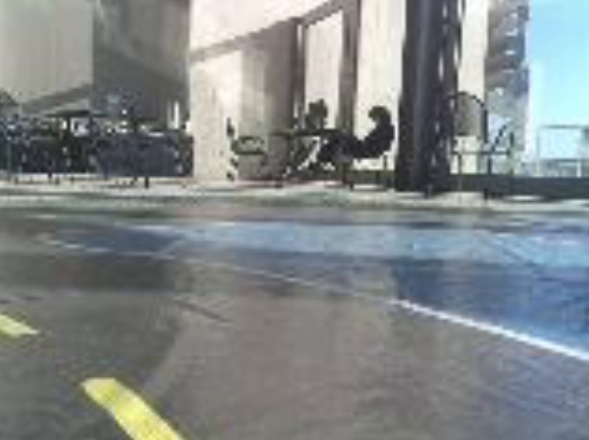
#> input picture frame 39 of lap5.mp4, 1178 x 880 px, given in place of lap2.mp4, which was not available (shown at 1/2 size)
$ python line_follow.py
#> lines starting #> are read from the running program, lines starting #| are printed output that depends on the picture; after the words box and inside, x2 and y2 are one past the last pixel; in counts of white or black regions, pixels touching at a corner belong together; pictures that were not available may be replaced by others from this repository, and a replacement may not be noted
### lane_detection.py
import cv2
import numpy as np
import controller_class as mC

# [52 lines left out: functions in_bounds, previous_weight, find_canny, not called in this run]

def region_of_interest(image, width, height): #function for extracting region of interest

    # identify bounds in (x,y) format
    # currently targeting the lower half of the image
    bounds = np.array([[[100,height],[100,height/2],[width-100,height/2],[width-100,height]]],dtype=np.int32)

    # creates mask and returns specified region
    mask=np.zeros_like(image)
    cv2.fillPoly(mask,bounds,[255,255,255])
    masked_image = cv2.bitwise_and(image,mask)
    return masked_image

# [175 lines left out: functions draw_lines, get_coordinates, compute_average_lines, main, not called in this run]

# [2 lines that do not run on import are left out]

### controller_class.py
import numpy as np

class motorController():
    def getControllerVal(self, xAvg, yAvg, width, height):
        # getter function to get steering and throttle
        angle = self.calcAngle(xAvg,yAvg,width,height)

        steering = self.calcSteering(angle)
        throttle = self.calcThrottle(angle)

        self.steering = steering
        self.throttle = throttle

        return angle, steering, throttle

    def steeringLine(self, angle, throttle, frameWidth, frameHeight):
        # implement visual aid to show direction on frame

        # ensure that first point is bottom-center of img
        x1 = int(frameWidth/2); y1 = int(frameHeight)

        # scale line based on throttle val
        hypo_max = np.sqrt(x1**2 + y1**2)
        hypo = (hypo_max * throttle)/1.5

        x2 = int(x1 + hypo*np.cos(angle))
        y2 = int(y1 - hypo*np.sin(angle))

        return x1, x2, y1, y2

    def calcAngle(self, xAvg, yAvg, width, height):
        # calculate angle in radians based on given points
        x1 = int(width/2); x = xAvg - x1
        y = height - yAvg

        angle = np.arctan2(y,x)

        return angle

    def calcSteering(self, angle):
        # calculate a steering value based on angle calculated

        # angle interval: [-pi, pi]
        # servo interval: [0, 1] -> not sure if 0 is left and right
        # will assume 0.5 maps to pi/2, 0 maps to 1, 0 maps to pi
        angle2steering_constant = -1/np.pi

        if angle > 0:
            steering = angle2steering_constant*(angle - np.pi/2) + 0.5
        else:
            # car will only accept [0, 1], so set to 0 if negative angle
            steering = 0

        return steering

    def calcThrottle(self, angle):
        # calculate throttle value

        ## increase throttle based on angle
        # throttle interval: [0.05, 0.2]
        slope = (0.2-0.05)/(np.pi/2)
        throttle = slope*angle + 0.05

        return throttle

### line_follow.py
import cv2
import numpy as np
import controller_class as mC
from lane_detection import region_of_interest

def single_contour(frame, thresh):
        # calculate moments of binary image
        M = cv2.moments(thresh)

        # calculate x,y coordinate of center
        if M["m00"] != 0:
            cX = int(M["m10"] / M["m00"])
            cY = int(M["m01"] / M["m00"])
        else:
            # divide by 0 error
            cX, cY = 0, 0

        # put text and highlight the center
        cv2.circle(frame, (cX, cY), 5, (0, 255, 0), -1)
        cv2.putText(frame, "centroid", (cX - 25, cY - 25),cv2.FONT_HERSHEY_SIMPLEX, 0.5, (0, 255, 0), 2)

        return cX, cY

def multi_contour(frame, thresh):
    # find contours in the binary image
    contours, rest = cv2.findContours(thresh,cv2.RETR_TREE,cv2.CHAIN_APPROX_SIMPLE)

    # find each centroid
    xAvg = 0; yAvg = 0 # to be used to find average x and y value
    zeroCounter = 0

    for c in contours:
        # calculate moments for each contour
        M = cv2.moments(c)

        # calculate x,y coordinate of center
        if M["m00"] != 0:
            cX = int(M["m10"] / M["m00"])
            cY = int(M["m01"] / M["m00"])
        else:
            # divide by 0 error
            cX, cY = 0, 0
            zeroCounter += 1

        # find sum of contours
        xAvg += cX; yAvg += cY

        # add indicator onto image
        cv2.circle(frame, (cX, cY), 5, (0, 255, 0), -1)
        cv2.putText(frame, "yellow", (cX - 25, cY - 25),cv2.FONT_HERSHEY_SIMPLEX, 0.5, (0, 255, 0), 2)

    # find controller inputs
    if (len(contours) - zeroCounter) != 0:
        xAvg /= (len(contours) - zeroCounter)
        yAvg /= (len(contours) - zeroCounter)
    else:
        xAvg = 500; yAvg = 500

    return xAvg, yAvg

def main(video=cv2.VideoCapture("lap2.mp4")):
    # lap1.mp4 is unedited full track
    # lap2.mp4 is right turn tester
    # lap3.mp4 is edited full track
    # lap4.mp4 is straight tester
    # lap5.mp4 is left turn tester

    # initialize controller class
    car = mC.motorController()

    # needed to run file as main and as import
    True_Counter = True

    while True_Counter:
        if __name__ == '__main__':
            ret, orig_frame = video.read()
#> orig_frame is the input picture: shape (880, 1178, 3); mean B, G, R 135.3, 134.8, 129.2
        else:
            orig_frame = video

        # Reading the image file
        frame_copy = np.copy(orig_frame)
        height = frame_copy.shape[0]
#> height = 880
        width  = frame_copy.shape[1]
#> width = 1178
        frame = region_of_interest(frame_copy,width,height)
#> in region_of_interest, `cv2.fillPoly(mask,bounds,[255,255,255])`:
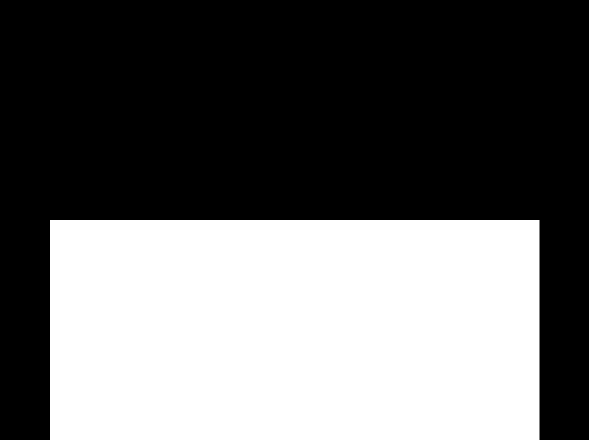
#> mask: shape (880, 1178, 3) (shown at 1/2 size); 41.6% white; 1 white region, box (x1, y1, x2, y2) and area: (100, 440, 1079, 880) 430760
#> in region_of_interest, `masked_image = cv2.bitwise_and(image,mask)`:
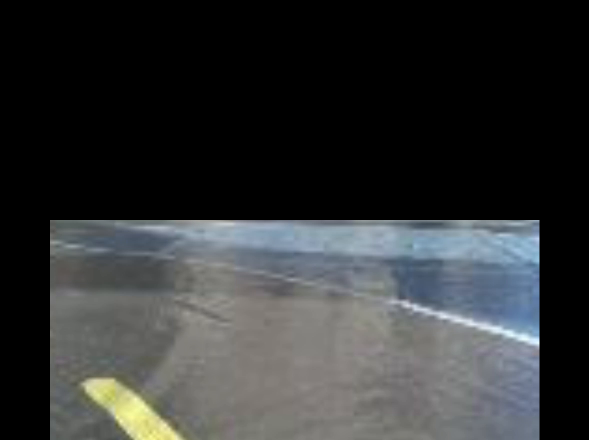
#> masked_image: shape (880, 1178, 3) (shown at 1/2 size); mean B, G, R 52.4, 51.8, 49.9

        # HSV detection for yellow
        hsv = cv2.cvtColor(frame, cv2.COLOR_BGR2HSV)
#> hsv: shape (880, 1178, 3); mean H, S, V 27.4, 11.8, 54.5
        lower = np.array([20, 50, 150], dtype="uint8")
        upper = np.array([50, 100, 200], dtype="uint8")
        mask = cv2.inRange(hsv, lower, upper)
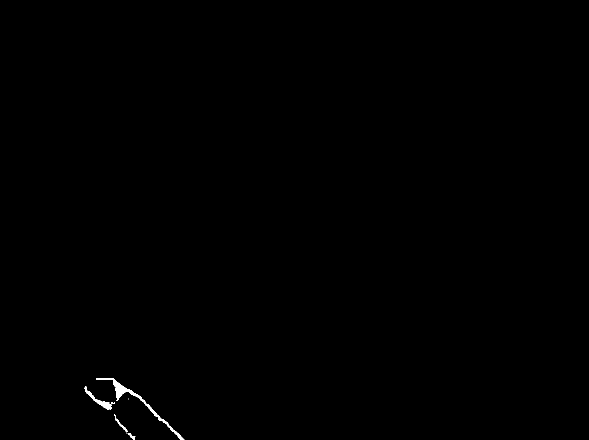
#> mask: shape (880, 1178) (shown at 1/2 size); 0.21% white; 7 white regions (3 under 20 px), largest, box (x1, y1, x2, y2) and area: (192, 756, 369, 880) 1420, (169, 772, 230, 820) 529, (228, 829, 255, 865) 144, (256, 867, 271, 880) 73
        res = cv2.bitwise_and(frame,frame, mask= mask)

        # convert image to grayscale image
        gray_image = cv2.cvtColor(res, cv2.COLOR_BGR2GRAY)

        # convert the grayscale image to binary image
        ret, thresh = cv2.threshold(gray_image,127,255,0)

        ## find controller inputs for one contour
        xAvg, yAvg = single_contour(frame, thresh)
#> in single_contour, `M = cv2.moments(thresh)`: M = moments, m00 553605, centre m10/m00, m01/m00 = (252.2, 807)
#> in single_contour, `cX = int(M["m10"] / M["m00"])`: cX = 252
#> in single_contour, `cY = int(M["m01"] / M["m00"])`: cY = 806
#> in single_contour, `cv2.circle(frame, (cX, cY), 5, (0, 255, 0), -1)`: frame: shape (880, 1178, 3); 0.01% of pixels changed, all inside (x1, y1, x2, y2) = (247, 801, 258, 812)
#> xAvg = 252; yAvg = 806

        ## find controller inputs for multiple contours
        # xAvg, yAvg = multi_contour(frame, thresh)

        # find controller outputs
        angle, steering, throttle = car.getControllerVal(xAvg,yAvg,width,height)
#> in calcAngle, `x = xAvg - x1`: x = -337
#> in calcAngle, `y = height - yAvg`: y = 74
#> in calcAngle, `angle = np.arctan2(y,x)`: angle = 2.93
#> in calcSteering, `steering = angle2steering_constant*(angle - np.pi/2) + 0.5`: steering = 0.0688
#> in calcThrottle, `throttle = slope*angle + 0.05`: throttle = 0.329
#> in getControllerVal, `self.steering = steering`: self.steering = 0.0688
#> in getControllerVal, `self.throttle = throttle`: self.throttle = 0.329
#> angle = 2.93; steering = 0.0688; throttle = 0.329
        x1s, x2s, y1s, y2s = car.steeringLine(angle, throttle, width, height)
#> in steeringLine, `hypo = (hypo_max * throttle)/1.5`: hypo = 232.5
#> in steeringLine, `x2 = int(x1 + hypo*np.cos(angle))`: x2 = 361
#> in steeringLine, `y2 = int(y1 - hypo*np.sin(angle))`: y2 = 830
#> x1s = 589; x2s = 361; y1s = 880; y2s = 830
        cv2.line(frame, (x1s, y1s), (x2s, y2s), (255, 255, 255), 10)
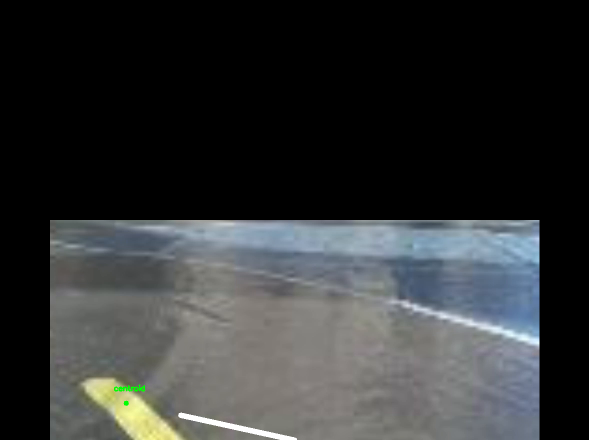
#> frame: shape (880, 1178, 3) (shown at 1/2 size); mean B, G, R 52.7, 52.2, 50.1

        # display the image
        cv2.imshow("Image", frame)

        # press q to break program
        # remove in final product
        if __name__ == '__main__':
            if cv2.waitKey(1) & 0xff ==ord('q'):
#> (key q is pressed here)
                break
        else:
            cv2.waitKey(1)
            True_Counter = False
            return steering, throttle

if __name__ == '__main__':
    main()

$ run again, starting later in the video
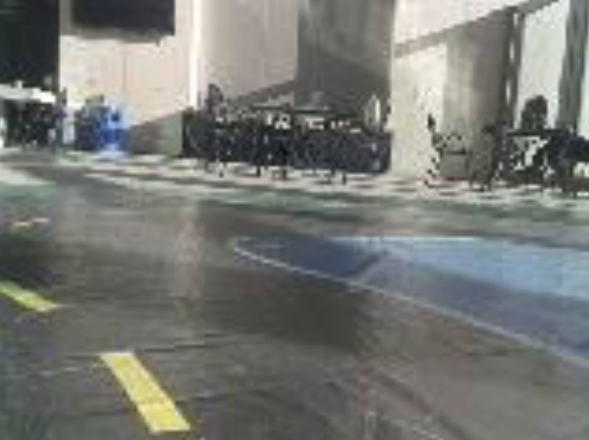
#> input picture frame 175 of lap5.mp4, 1178 x 880 px, given in place of lap2.mp4, which was not available (shown at 1/2 size)
#> in main, orig_frame is the input picture: shape (880, 1178, 3); mean B, G, R 115.8, 120, 118.5
#> hsv: shape (880, 1178, 3); mean H, S, V 17.7, 9.9, 46
#> in main, `mask = cv2.inRange(hsv, lower, upper)`:
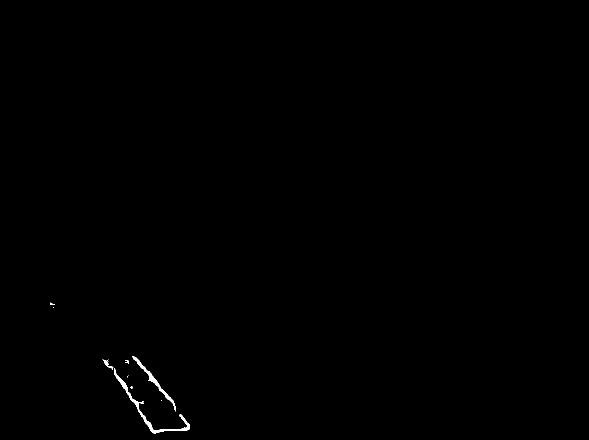
#> mask: shape (880, 1178) (shown at 1/2 size); 0.22% white; 13 white regions (8 under 20 px), largest, box (x1, y1, x2, y2) and area: (228, 736, 380, 867) 1287, (264, 712, 352, 823) 769, (206, 719, 225, 740) 104, (250, 721, 258, 728) 32, (100, 605, 110, 610) 27
#> M = moments, m00 573495, centre m10/m00, m01/m00 = (293.5, 791.1)
#> cX = 293
#> cY = 791
#> xAvg = 293; yAvg = 791
#> x = -296
#> y = 89
#> in calcAngle, `angle = np.arctan2(y,x)`: angle = 2.85
#> in calcSteering, `steering = angle2steering_constant*(angle - np.pi/2) + 0.5`: steering = 0.093
#> in calcThrottle, `throttle = slope*angle + 0.05`: throttle = 0.322
#> self.steering = 0.093
#> self.throttle = 0.322
#> in main, `angle, steering, throttle = car.getControllerVal(xAvg,yAvg,width,height)`: angle = 2.85; steering = 0.093; throttle = 0.322
#> hypo = 227.4
#> x2 = 371
#> y2 = 814
#> x1s = 589; x2s = 371; y1s = 880; y2s = 814
#> in main, `cv2.line(frame, (x1s, y1s), (x2s, y2s), (255, 255, 255), 10)`:
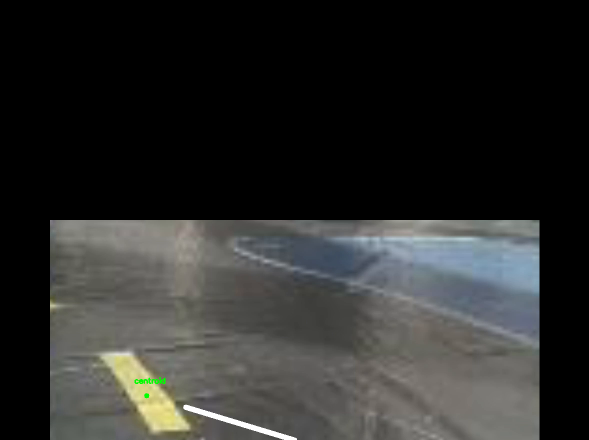
#> frame: shape (880, 1178, 3) (shown at 1/2 size); mean B, G, R 43.4, 45, 44.4

$ run again, starting later in the video
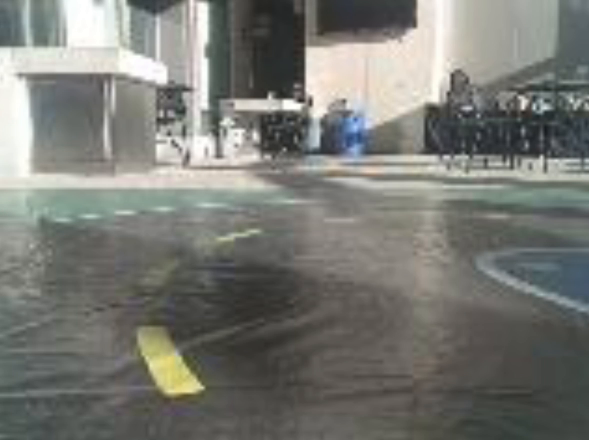
#> input picture frame 312 of lap5.mp4, 1178 x 880 px, given in place of lap2.mp4, which was not available (shown at 1/2 size)
#> in main, orig_frame is the input picture: shape (880, 1178, 3); mean B, G, R 115.9, 121.4, 120.4
#> hsv: shape (880, 1178, 3); mean H, S, V 13.1, 9.4, 40.7
#> in main, `mask = cv2.inRange(hsv, lower, upper)`:
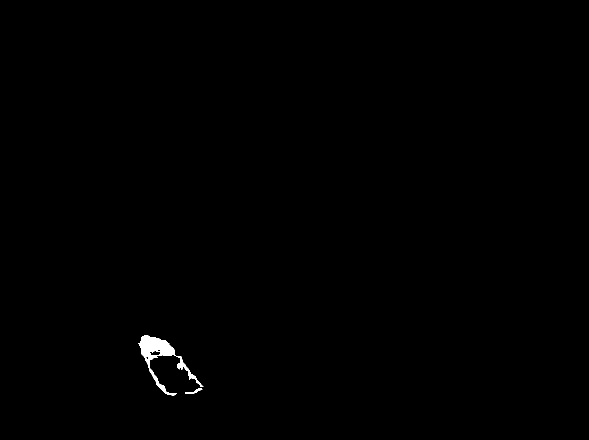
#> mask: shape (880, 1178) (shown at 1/2 size); 0.33% white; 4 white regions (2 under 20 px), largest, box (x1, y1, x2, y2) and area: (277, 670, 406, 791) 3248, (370, 777, 405, 787) 120
#> M = moments, m00 859350, centre m10/m00, m01/m00 = (323.6, 714.9)
#> cX = 323
#> cY = 714
#> xAvg = 323; yAvg = 714
#> x = -266
#> y = 166
#> in calcAngle, `angle = np.arctan2(y,x)`: angle = 2.58
#> in calcSteering, `steering = angle2steering_constant*(angle - np.pi/2) + 0.5`: steering = 0.178
#> in calcThrottle, `throttle = slope*angle + 0.05`: throttle = 0.297
#> self.steering = 0.178
#> self.throttle = 0.297
#> in main, `angle, steering, throttle = car.getControllerVal(xAvg,yAvg,width,height)`: angle = 2.58; steering = 0.178; throttle = 0.297
#> hypo = 209.5
#> x2 = 411
#> y2 = 769
#> x1s = 589; x2s = 411; y1s = 880; y2s = 769
#> in main, `cv2.line(frame, (x1s, y1s), (x2s, y2s), (255, 255, 255), 10)`:
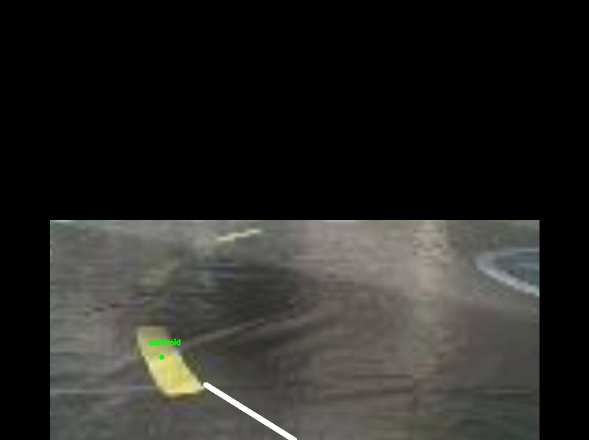
#> frame: shape (880, 1178, 3) (shown at 1/2 size); mean B, G, R 37.4, 40.2, 40.6
